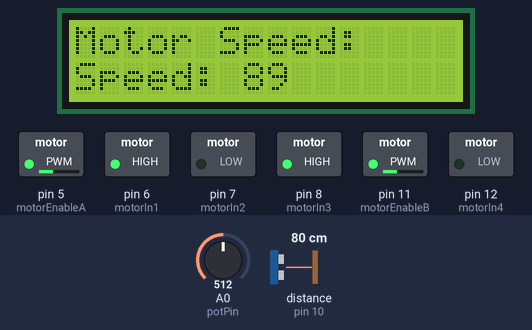
Bench run of a sketch on a simulated Arduino Uno, built with avr-gcc and run on an emulated ATmega328P. Parts: 16×2 character LCD, switched loads named in the sketch (green lamp = pin HIGH). Wiring (inferred from the names in the program): ultrasonic range finder: trigger pin 9; echo pin 10. The test bench sets the inputs (shaded band); at power-on: A0 (potPin) = 512, distance to the obstacle (sensor on pin 10) 80 cm. The echo pulse lasts 58.3 µs per cm; pins used as bus, display or sensor lines are not drawn.

Above: at 1.2 s.
1.3 s: A0 (potPin) set to 306
At 2.1 s:
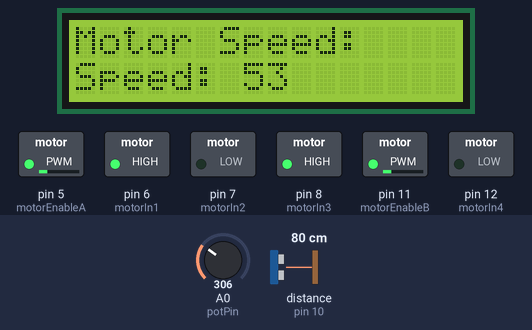
2.8 s: A0 (potPin) set to 0
At 4.1 s:
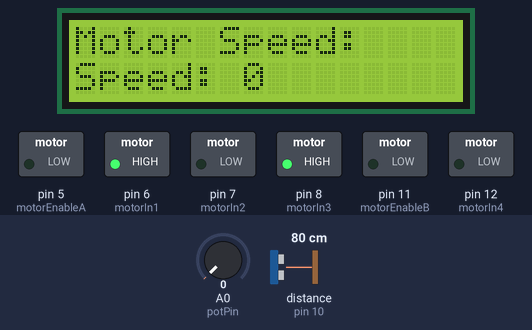
4.4 s: A0 (potPin) set to 4
5.9 s: A0 (potPin) set to 7
At 7.1 s:
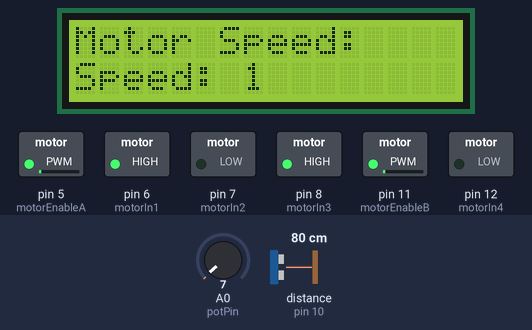
7.4 s: A0 (potPin) set to 900
At 7.8 s:
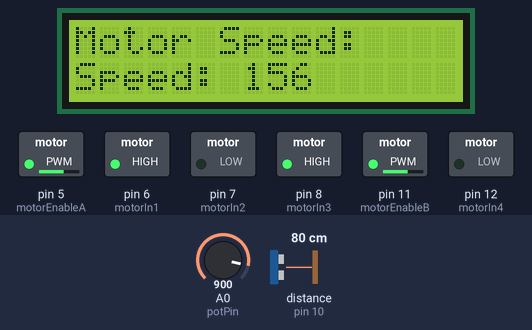
8.9 s: distance to the obstacle (sensor on pin 10) set to 23 cm
10.4 s: distance to the obstacle (sensor on pin 10) set to 18 cm
At 11.1 s:
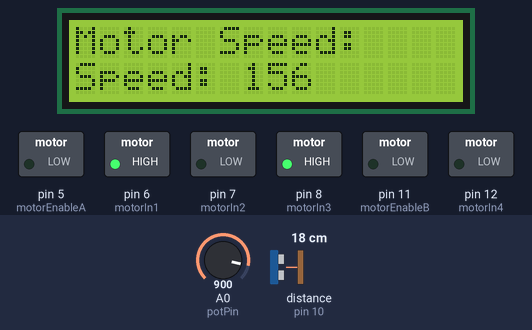
Timing chart, 0 to 12.9 s (numbered marks = the images above; inputs shaded):
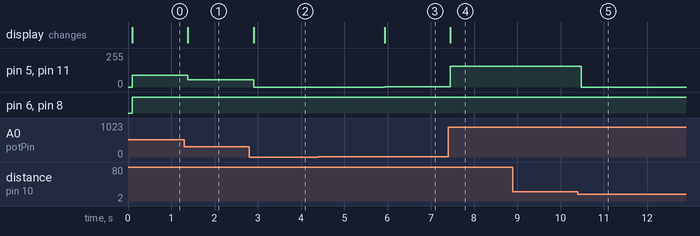

Measured:
- the behaviour switches between 21 and 20 cm on distance to the obstacle (sensor on pin 10) (found by bisection; images 4 and 5)
- after the input at 1.3 s, pin 5 (motorEnableA), pin 11 (motorEnableB): 89/255 → 53/255 after 0.08 s; the display: changes after 0.08 s (image 1)
- after the input at 2.8 s, pin 5 (motorEnableA), pin 11 (motorEnableB): 53/255 → 0/255 after 0.11 s; the display: changes after 0.11 s (image 2)
- after the input at 4.4 s, every drawn part: stays the same
- after the input at 5.9 s, pin 5 (motorEnableA), pin 11 (motorEnableB): 0/255 → 1/255 at once; the display: changes at once (image 3)
- after the input at 7.4 s, pin 5 (motorEnableA), pin 11 (motorEnableB): 1/255 → 156/255 after 0.05 s; the display: changes after 0.05 s (image 4)
- after the input at 8.9 s, every drawn part: stays the same
- after the input at 10.4 s, pin 5 (motorEnableA), pin 11 (motorEnableB): 156/255 → 0/255 after 0.07 s

The sketch:

TotalProjectCodeRickshaw.ino
```cpp
#include <LiquidCrystal_I2C.h>
#include <Wire.h>

// HC-SR04 Ultrasonic Sensor pins
#define trigPin 9
#define echoPin 10

// Motor A pins (Left motor)
#define motorEnableA 5
#define motorIn1 6
#define motorIn2 7

// Motor B pins (Right motor)
#define motorEnableB 11
#define motorIn3 8
#define motorIn4 12

// Potentiometer pin
#define potPin A0

// Distance limit to stop the motors
const int stopDistance = 20; // Adjust as needed (in cm)

// Initialize the LCD with I2C address 0x27, 16 columns, and 2 rows
LiquidCrystal_I2C lcd(0x27, 16, 2);

long duration;
int distance;

void setup() {
  // Initialize Serial Monitor
  Serial.begin(9600);

  // Set up motor pins
  pinMode(motorEnableA, OUTPUT);
  pinMode(motorIn1, OUTPUT);
  pinMode(motorIn2, OUTPUT);

  pinMode(motorEnableB, OUTPUT);
  pinMode(motorIn3, OUTPUT);
  pinMode(motorIn4, OUTPUT);

  // Set up ultrasonic sensor pins
  pinMode(trigPin, OUTPUT);
  pinMode(echoPin, INPUT);

  // Initialize the LCD
  lcd.init();      // Initialize the LCD
  lcd.backlight(); // Turn on the LCD backlight
  lcd.print("Motor Speed:");
}

void loop() {
  // Ultrasonic sensor reading
  digitalWrite(trigPin, LOW);
  delayMicroseconds(2);
  digitalWrite(trigPin, HIGH);
  delayMicroseconds(10);
  digitalWrite(trigPin, LOW);

  duration = pulseIn(echoPin, HIGH);
  distance = duration * 0.034 / 2; // Convert to cm

  // Read potentiometer for speed control
  int potValue = analogRead(potPin);
  int motorSpeed = map(potValue, 0, 1023, 0, 178); // 70% of max speed

  // Display speed on LCD
  lcd.setCursor(0, 1);
  lcd.print("Speed: ");
  lcd.print(motorSpeed);
  lcd.print("   "); // Clear extra characters if overwritten

  // Motor control based on distance
  if (distance >= stopDistance) {
    // Run motors if no object within stop distance
    analogWrite(motorEnableA, motorSpeed);
    analogWrite(motorEnableB, motorSpeed);

    // Set direction (forward)
    digitalWrite(motorIn1, HIGH);
    digitalWrite(motorIn2, LOW);
    digitalWrite(motorIn3, HIGH);
    digitalWrite(motorIn4, LOW);
  } else {
    // Stop motors if object is within stop distance
    analogWrite(motorEnableA, 0);
    analogWrite(motorEnableB, 0);
  }

  delay(100); // Short delay for stability
}
```
